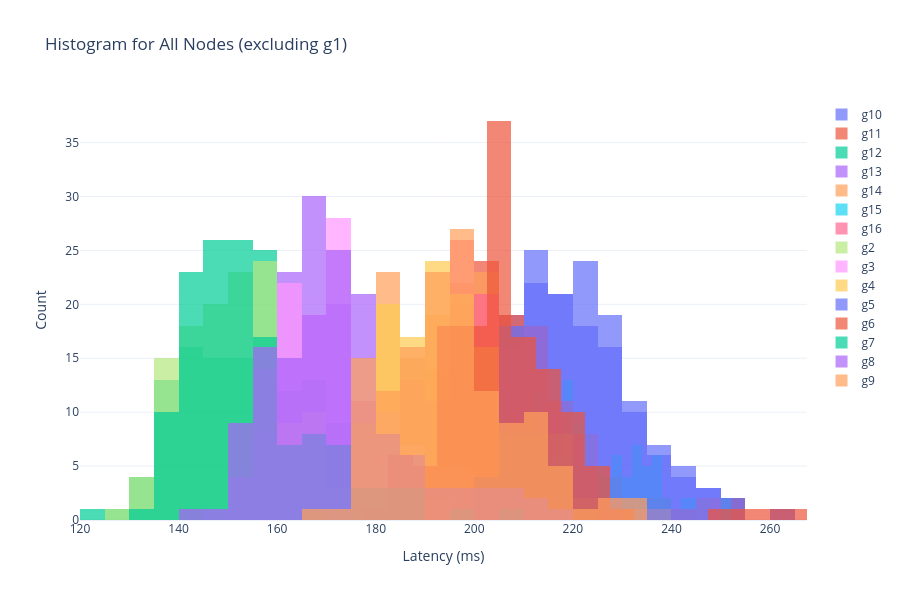

Write notebook code for a chart like this one.
### Code cell
# Histogram plot for all nodes except g1
fig_hist = go.Figure()

for node in nodes_without_g1:
    node_data = df[df['node'] == node]['latency_ms'].values
    
    fig_hist.add_trace(go.Histogram(
        x=node_data,
        name=node,
        opacity=0.7,
        nbinsx=30
    ))

fig_hist.update_layout(
    title="Histogram for All Nodes (excluding g1)",
    xaxis_title="Latency (ms)",
    yaxis_title="Count",
    barmode='overlay',
    height=600,
    template="plotly_white"
)

fig_hist.show()

### Figure 1 — Plotly figure (JSON) as saved in the notebook; plotly's stock layout.template omitted (floating-point values rounded to 4 significant figures; data arrays with more than 128 entries replaced by an {"elided": "..."} marker saying what was removed)
{"data": [{"name": "g10", "nbinsx": 30, "opacity": 0.7, "type": "histogram", "x": {"elided": "136 float values"}}, {"name": "g11", "nbinsx": 30, "opacity": 0.7, "type": "histogram", "x": {"elided": "136 float values"}}, {"name": "g12", "nbinsx": 30, "opacity": 0.7, "type": "histogram", "x": {"elided": "136 float values"}}, {"name": "g13", "nbinsx": 30, "opacity": 0.7, "type": "histogram", "x": {"elided": "136 float values"}}, {"name": "g14", "nbinsx": 30, "opacity": 0.7, "type": "histogram", "x": {"elided": "136 float values"}}, {"name": "g15", "nbinsx": 30, "opacity": 0.7, "type": "histogram", "x": {"elided": "136 float values"}}, {"name": "g16", "nbinsx": 30, "opacity": 0.7, "type": "histogram", "x": {"elided": "136 float values"}}, {"name": "g2", "nbinsx": 30, "opacity": 0.7, "type": "histogram", "x": {"elided": "136 float values"}}, {"name": "g3", "nbinsx": 30, "opacity": 0.7, "type": "histogram", "x": {"elided": "136 float values"}}, {"name": "g4", "nbinsx": 30, "opacity": 0.7, "type": "histogram", "x": {"elided": "136 float values"}}, {"name": "g5", "nbinsx": 30, "opacity": 0.7, "type": "histogram", "x": {"elided": "136 float values"}}, {"name": "g6", "nbinsx": 30, "opacity": 0.7, "type": "histogram", "x": {"elided": "136 float values"}}, {"name": "g7", "nbinsx": 30, "opacity": 0.7, "type": "histogram", "x": {"elided": "136 float values"}}, {"name": "g8", "nbinsx": 30, "opacity": 0.7, "type": "histogram", "x": {"elided": "136 float values"}}, {"name": "g9", "nbinsx": 30, "opacity": 0.7, "type": "histogram", "x": {"elided": "136 float values"}}], "layout": {"barmode": "overlay", "height": 600, "title": {"text": "Histogram for All Nodes (excluding g1)"}, "xaxis": {"title": {"text": "Latency (ms)"}}, "yaxis": {"title": {"text": "Count"}}}}
